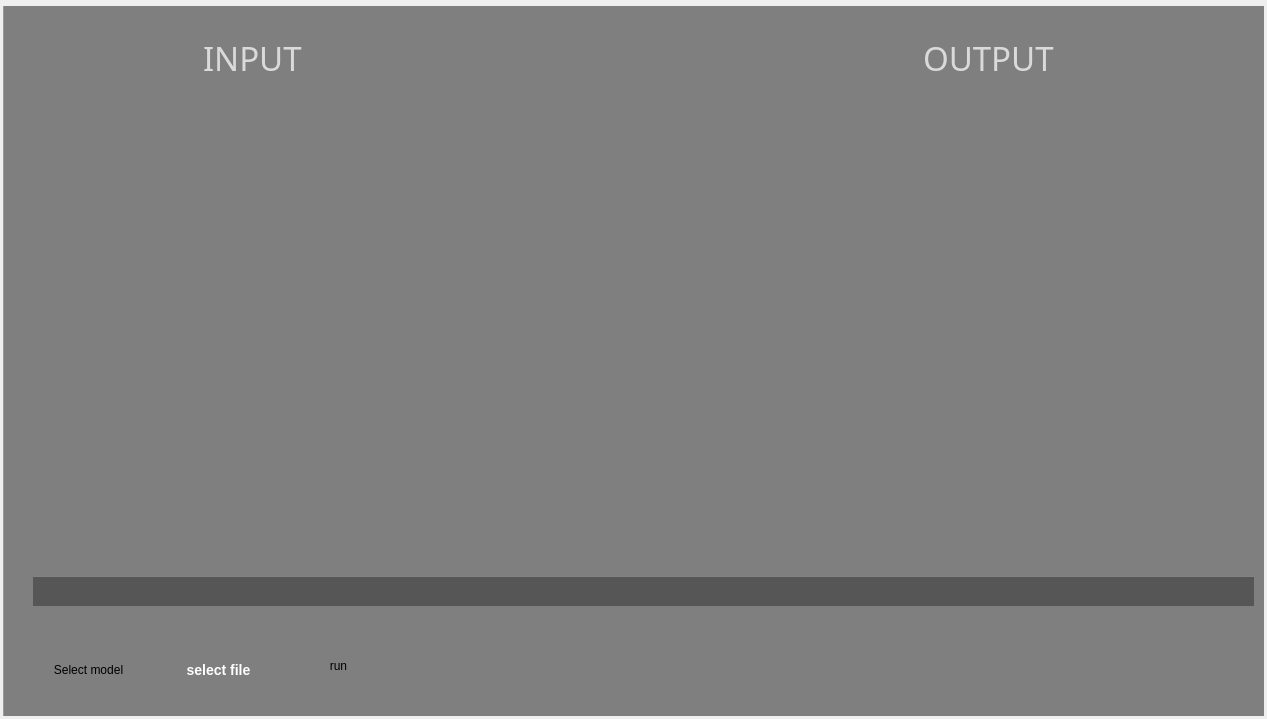
<?xml version="1.0" encoding="UTF-8"?>
<ui version="4.0">
 <class>mainWindow</class>
 <widget class="QMainWindow" name="mainWindow">
  <property name="windowModality">
   <enum>Qt::WindowModal</enum>
  </property>
  <property name="enabled">
   <bool>true</bool>
  </property>
  <property name="geometry">
   <rect>
    <x>0</x>
    <y>0</y>
    <width>1267</width>
    <height>719</height>
   </rect>
  </property>
  <property name="mouseTracking">
   <bool>true</bool>
  </property>
  <property name="contextMenuPolicy">
   <enum>Qt::DefaultContextMenu</enum>
  </property>
  <property name="windowTitle">
   <string>YOLOv5检测界面</string>
  </property>
  <property name="windowIcon">
   <iconset resource="../../test/project02/apprcc.qrc">
    <normaloff>:/img/icon/图片1.png</normaloff>:/img/icon/图片1.png</iconset>
  </property>
  <property name="autoFillBackground">
   <bool>false</bool>
  </property>
  <property name="styleSheet">
   <string notr="true">#mainWindow{border:none;}</string>
  </property>
  <widget class="QWidget" name="centralwidget">
   <layout class="QHBoxLayout" name="horizontalLayout">
    <property name="leftMargin">
     <number>0</number>
    </property>
    <property name="topMargin">
     <number>0</number>
    </property>
    <property name="rightMargin">
     <number>0</number>
    </property>
    <property name="bottomMargin">
     <number>0</number>
    </property>
    <item>
     <widget class="QGroupBox" name="groupBox_18">
      <property name="styleSheet">
       <string notr="true">#groupBox_18{border-image: url(:/img/icon/background.jpg);
border: 0px solid #42adff;
border-radius:5px;}</string>
      </property>
      <property name="title">
       <string/>
      </property>
      <layout class="QVBoxLayout" name="verticalLayout">
       <property name="spacing">
        <number>0</number>
       </property>
       <property name="leftMargin">
        <number>0</number>
       </property>
       <property name="topMargin">
        <number>0</number>
       </property>
       <property name="rightMargin">
        <number>0</number>
       </property>
       <property name="bottomMargin">
        <number>0</number>
       </property>
       <item>
        <layout class="QHBoxLayout" name="horizontalLayout_7">
         <property name="spacing">
          <number>0</number>
         </property>
         <item>
          <layout class="QVBoxLayout" name="verticalLayout_2">
           <item>
            <widget class="QGroupBox" name="groupBox_201">
             <property name="styleSheet">
              <string notr="true">#groupBox_201{
background-color: rgba(95, 95, 95, 200);
border: 0px solid #42adff;
border-left: 1px solid rgba(200, 200, 200,100);
border-right: 0px solid rgba(29, 83, 185, 255);
border-radius:0px;}</string>
             </property>
             <property name="title">
              <string/>
             </property>
             <widget class="QLabel" name="statistic_label">
              <property name="geometry">
               <rect>
                <x>30</x>
                <y>570</y>
                <width>1372</width>
                <height>29</height>
               </rect>
              </property>
              <property name="mouseTracking">
               <bool>false</bool>
              </property>
              <property name="styleSheet">
               <string notr="true">QLabel
{
	font-size: 16px;
	font-family: &quot;Microsoft YaHei&quot;;
	font-weight: light;
 		border-radius:9px;
		background:rgba(66, 195, 255, 0);
color: rgb(218, 218, 218);
}
</string>
              </property>
              <property name="text">
               <string/>
              </property>
             </widget>
             <widget class="QGroupBox" name="groupBox_4">
              <property name="geometry">
               <rect>
                <x>30</x>
                <y>570</y>
                <width>1221</width>
                <height>30</height>
               </rect>
              </property>
              <property name="minimumSize">
               <size>
                <width>0</width>
                <height>30</height>
               </size>
              </property>
              <property name="maximumSize">
               <size>
                <width>6000</width>
                <height>30</height>
               </size>
              </property>
              <property name="styleSheet">
               <string notr="true">#groupBox_4{
background-color: rgba(75, 75, 75, 200);
border: 0px solid #42adff;
border-left: 0px solid rgba(29, 83, 185, 255);
border-right: 0px solid rgba(29, 83, 185, 255);
border-top: 1px solid rgba(200, 200, 200,100);
border-radius:0px;}</string>
              </property>
              <property name="title">
               <string/>
              </property>
              <layout class="QHBoxLayout" name="horizontalLayout_10">
               <property name="spacing">
                <number>0</number>
               </property>
               <property name="topMargin">
                <number>0</number>
               </property>
               <property name="bottomMargin">
                <number>0</number>
               </property>
              </layout>
             </widget>
             <widget class="QPushButton" name="runButton">
              <property name="geometry">
               <rect>
                <x>300</x>
                <y>640</y>
                <width>71</width>
                <height>40</height>
               </rect>
              </property>
              <property name="minimumSize">
               <size>
                <width>40</width>
                <height>40</height>
               </size>
              </property>
              <property name="styleSheet">
               <string notr="true">QPushButton {
border-style: solid;
border-width: 0px;
border-radius: 0px;
background-color: rgba(223, 223, 223, 0);
}
QPushButton::focus{outline: none;}
QPushButton::hover {
border-style: solid;
border-width: 0px;
border-radius: 0px;
background-color: rgba(223, 223, 223, 150);}</string>
              </property>
              <property name="text">
               <string>run</string>
              </property>
              <property name="icon">
               <iconset resource="../../test/project02/apprcc.qrc">
                <normaloff>:/img/icon/运行.png</normaloff>
                <normalon>:/img/icon/暂停.png</normalon>
                <disabledoff>:/img/icon/运行.png</disabledoff>
                <disabledon>:/img/icon/暂停.png</disabledon>
                <activeoff>:/img/icon/运行.png</activeoff>
                <activeon>:/img/icon/暂停.png</activeon>
                <selectedoff>:/img/icon/运行.png</selectedoff>
                <selectedon>:/img/icon/暂停.png</selectedon>:/img/icon/运行.png</iconset>
              </property>
              <property name="iconSize">
               <size>
                <width>30</width>
                <height>30</height>
               </size>
              </property>
              <property name="checkable">
               <bool>true</bool>
              </property>
             </widget>
             <widget class="QWidget" name="horizontalLayoutWidget">
              <property name="geometry">
               <rect>
                <x>40</x>
                <y>100</y>
                <width>1191</width>
                <height>461</height>
               </rect>
              </property>
              <layout class="QHBoxLayout" name="horizontalLayout_2">
               <property name="leftMargin">
                <number>6</number>
               </property>
               <item>
                <widget class="Label_click_Mouse" name="raw_video">
                 <property name="enabled">
                  <bool>true</bool>
                 </property>
                 <property name="sizePolicy">
                  <sizepolicy hsizetype="Ignored" vsizetype="Ignored">
                   <horstretch>0</horstretch>
                   <verstretch>0</verstretch>
                  </sizepolicy>
                 </property>
                 <property name="minimumSize">
                  <size>
                   <width>200</width>
                   <height>0</height>
                  </size>
                 </property>
                 <property name="font">
                  <font>
                   <family>微软雅黑</family>
                   <pointsize>36</pointsize>
                  </font>
                 </property>
                 <property name="cursor">
                  <cursorShape>ArrowCursor</cursorShape>
                 </property>
                 <property name="styleSheet">
                  <string notr="true">color: rgb(218, 218, 218);
</string>
                 </property>
                 <property name="text">
                  <string/>
                 </property>
                 <property name="scaledContents">
                  <bool>false</bool>
                 </property>
                 <property name="alignment">
                  <set>Qt::AlignCenter</set>
                 </property>
                </widget>
               </item>
               <item>
                <widget class="Label_click_Mouse" name="out_video">
                 <property name="enabled">
                  <bool>true</bool>
                 </property>
                 <property name="sizePolicy">
                  <sizepolicy hsizetype="Ignored" vsizetype="Ignored">
                   <horstretch>0</horstretch>
                   <verstretch>0</verstretch>
                  </sizepolicy>
                 </property>
                 <property name="minimumSize">
                  <size>
                   <width>200</width>
                   <height>0</height>
                  </size>
                 </property>
                 <property name="font">
                  <font>
                   <family>微软雅黑</family>
                   <pointsize>36</pointsize>
                  </font>
                 </property>
                 <property name="cursor">
                  <cursorShape>ArrowCursor</cursorShape>
                 </property>
                 <property name="styleSheet">
                  <string notr="true">color: rgb(218, 218, 218);
</string>
                 </property>
                 <property name="text">
                  <string/>
                 </property>
                 <property name="scaledContents">
                  <bool>false</bool>
                 </property>
                 <property name="alignment">
                  <set>Qt::AlignCenter</set>
                 </property>
                </widget>
               </item>
              </layout>
             </widget>
             <widget class="QPushButton" name="select">
              <property name="geometry">
               <rect>
                <x>30</x>
                <y>650</y>
                <width>111</width>
                <height>28</height>
               </rect>
              </property>
              <property name="text">
               <string>Select model</string>
              </property>
              <property name="icon">
               <iconset resource="../../test/project02/apprcc.qrc">
                <normaloff>:/img/icon/数据探索.png</normaloff>:/img/icon/数据探索.png</iconset>
              </property>
              <property name="checkable">
               <bool>false</bool>
              </property>
              <property name="autoRepeat">
               <bool>false</bool>
              </property>
              <property name="autoExclusive">
               <bool>false</bool>
              </property>
              <property name="autoDefault">
               <bool>false</bool>
              </property>
              <property name="default">
               <bool>false</bool>
              </property>
              <property name="flat">
               <bool>true</bool>
              </property>
             </widget>
             <widget class="QPushButton" name="fileButton">
              <property name="geometry">
               <rect>
                <x>150</x>
                <y>650</y>
                <width>131</width>
                <height>28</height>
               </rect>
              </property>
              <property name="minimumSize">
               <size>
                <width>55</width>
                <height>28</height>
               </size>
              </property>
              <property name="maximumSize">
               <size>
                <width>16777215</width>
                <height>28</height>
               </size>
              </property>
              <property name="toolTip">
               <string>文件</string>
              </property>
              <property name="styleSheet">
               <string notr="true">QPushButton{font-family: &quot;Microsoft YaHei&quot;;
font-size: 14px;
font-weight: bold;
color:white;
text-align: center center;
padding-left: 5px;
padding-right: 5px;
padding-top: 4px;
padding-bottom: 4px;
border-style: solid;
border-width: 0px;
border-color: rgba(255, 255, 255, 255);
border-radius: 3px;
background-color: rgba(200, 200, 200,0);}

QPushButton:focus{outline: none;}

QPushButton::pressed{font-family: &quot;Microsoft YaHei&quot;;
                     font-size: 14px;
                     font-weight: bold;
                     color:rgb(200,200,200);
                     text-align: center center;
                     padding-left: 5px;
                     padding-right: 5px;
                     padding-top: 4px;
                     padding-bottom: 4px;
                     border-style: solid;
                     border-width: 0px;
                     border-color: rgba(255, 255, 255, 255);
                     border-radius: 3px;
                     background-color:  #bf513b;}

QPushButton::disabled{font-family: &quot;Microsoft YaHei&quot;;
                     font-size: 14px;
                     font-weight: bold;
                     color:rgb(200,200,200);
                     text-align: center center;
                     padding-left: 5px;
                     padding-right: 5px;
                     padding-top: 4px;
                     padding-bottom: 4px;
                     border-style: solid;
                     border-width: 0px;
                     border-color: rgba(255, 255, 255, 255);
                     border-radius: 3px;
                     background-color:  #bf513b;}
QPushButton::hover {
border-style: solid;
border-width: 0px;
border-radius: 0px;
background-color: rgba(48,148,243,80);}</string>
              </property>
              <property name="text">
               <string>select file</string>
              </property>
              <property name="icon">
               <iconset resource="../../test/project02/apprcc.qrc">
                <normaloff>:/img/icon/打开.png</normaloff>:/img/icon/打开.png</iconset>
              </property>
             </widget>
             <widget class="QLabel" name="label_9">
              <property name="geometry">
               <rect>
                <x>200</x>
                <y>30</y>
                <width>111</width>
                <height>44</height>
               </rect>
              </property>
              <property name="palette">
               <palette>
                <active>
                 <colorrole role="WindowText">
                  <brush brushstyle="SolidPattern">
                   <color alpha="255">
                    <red>218</red>
                    <green>218</green>
                    <blue>218</blue>
                   </color>
                  </brush>
                 </colorrole>
                 <colorrole role="Button">
                  <brush brushstyle="SolidPattern">
                   <color alpha="0">
                    <red>66</red>
                    <green>195</green>
                    <blue>255</blue>
                   </color>
                  </brush>
                 </colorrole>
                 <colorrole role="Text">
                  <brush brushstyle="SolidPattern">
                   <color alpha="255">
                    <red>218</red>
                    <green>218</green>
                    <blue>218</blue>
                   </color>
                  </brush>
                 </colorrole>
                 <colorrole role="ButtonText">
                  <brush brushstyle="SolidPattern">
                   <color alpha="255">
                    <red>218</red>
                    <green>218</green>
                    <blue>218</blue>
                   </color>
                  </brush>
                 </colorrole>
                 <colorrole role="Base">
                  <brush brushstyle="SolidPattern">
                   <color alpha="0">
                    <red>66</red>
                    <green>195</green>
                    <blue>255</blue>
                   </color>
                  </brush>
                 </colorrole>
                 <colorrole role="Window">
                  <brush brushstyle="SolidPattern">
                   <color alpha="0">
                    <red>66</red>
                    <green>195</green>
                    <blue>255</blue>
                   </color>
                  </brush>
                 </colorrole>
                 <colorrole role="PlaceholderText">
                  <brush brushstyle="SolidPattern">
                   <color alpha="128">
                    <red>218</red>
                    <green>218</green>
                    <blue>218</blue>
                   </color>
                  </brush>
                 </colorrole>
                </active>
                <inactive>
                 <colorrole role="WindowText">
                  <brush brushstyle="SolidPattern">
                   <color alpha="255">
                    <red>218</red>
                    <green>218</green>
                    <blue>218</blue>
                   </color>
                  </brush>
                 </colorrole>
                 <colorrole role="Button">
                  <brush brushstyle="SolidPattern">
                   <color alpha="0">
                    <red>66</red>
                    <green>195</green>
                    <blue>255</blue>
                   </color>
                  </brush>
                 </colorrole>
                 <colorrole role="Text">
                  <brush brushstyle="SolidPattern">
                   <color alpha="255">
                    <red>218</red>
                    <green>218</green>
                    <blue>218</blue>
                   </color>
                  </brush>
                 </colorrole>
                 <colorrole role="ButtonText">
                  <brush brushstyle="SolidPattern">
                   <color alpha="255">
                    <red>218</red>
                    <green>218</green>
                    <blue>218</blue>
                   </color>
                  </brush>
                 </colorrole>
                 <colorrole role="Base">
                  <brush brushstyle="SolidPattern">
                   <color alpha="0">
                    <red>66</red>
                    <green>195</green>
                    <blue>255</blue>
                   </color>
                  </brush>
                 </colorrole>
                 <colorrole role="Window">
                  <brush brushstyle="SolidPattern">
                   <color alpha="0">
                    <red>66</red>
                    <green>195</green>
                    <blue>255</blue>
                   </color>
                  </brush>
                 </colorrole>
                 <colorrole role="PlaceholderText">
                  <brush brushstyle="SolidPattern">
                   <color alpha="128">
                    <red>218</red>
                    <green>218</green>
                    <blue>218</blue>
                   </color>
                  </brush>
                 </colorrole>
                </inactive>
                <disabled>
                 <colorrole role="WindowText">
                  <brush brushstyle="SolidPattern">
                   <color alpha="255">
                    <red>218</red>
                    <green>218</green>
                    <blue>218</blue>
                   </color>
                  </brush>
                 </colorrole>
                 <colorrole role="Button">
                  <brush brushstyle="SolidPattern">
                   <color alpha="0">
                    <red>66</red>
                    <green>195</green>
                    <blue>255</blue>
                   </color>
                  </brush>
                 </colorrole>
                 <colorrole role="Text">
                  <brush brushstyle="SolidPattern">
                   <color alpha="255">
                    <red>218</red>
                    <green>218</green>
                    <blue>218</blue>
                   </color>
                  </brush>
                 </colorrole>
                 <colorrole role="ButtonText">
                  <brush brushstyle="SolidPattern">
                   <color alpha="255">
                    <red>218</red>
                    <green>218</green>
                    <blue>218</blue>
                   </color>
                  </brush>
                 </colorrole>
                 <colorrole role="Base">
                  <brush brushstyle="SolidPattern">
                   <color alpha="0">
                    <red>66</red>
                    <green>195</green>
                    <blue>255</blue>
                   </color>
                  </brush>
                 </colorrole>
                 <colorrole role="Window">
                  <brush brushstyle="SolidPattern">
                   <color alpha="0">
                    <red>66</red>
                    <green>195</green>
                    <blue>255</blue>
                   </color>
                  </brush>
                 </colorrole>
                 <colorrole role="PlaceholderText">
                  <brush brushstyle="SolidPattern">
                   <color alpha="128">
                    <red>218</red>
                    <green>218</green>
                    <blue>218</blue>
                   </color>
                  </brush>
                 </colorrole>
                </disabled>
               </palette>
              </property>
              <property name="font">
               <font>
                <family>Footlight MT Light</family>
                <pointsize>25</pointsize>
                <weight>50</weight>
                <italic>false</italic>
                <bold>false</bold>
                <underline>false</underline>
                <kerning>true</kerning>
               </font>
              </property>
              <property name="text">
               <string>INPUT</string>
              </property>
             </widget>
             <widget class="QLabel" name="label_6">
              <property name="geometry">
               <rect>
                <x>920</x>
                <y>30</y>
                <width>151</width>
                <height>44</height>
               </rect>
              </property>
              <property name="palette">
               <palette>
                <active>
                 <colorrole role="WindowText">
                  <brush brushstyle="SolidPattern">
                   <color alpha="255">
                    <red>218</red>
                    <green>218</green>
                    <blue>218</blue>
                   </color>
                  </brush>
                 </colorrole>
                 <colorrole role="Button">
                  <brush brushstyle="SolidPattern">
                   <color alpha="0">
                    <red>66</red>
                    <green>195</green>
                    <blue>255</blue>
                   </color>
                  </brush>
                 </colorrole>
                 <colorrole role="Text">
                  <brush brushstyle="SolidPattern">
                   <color alpha="255">
                    <red>218</red>
                    <green>218</green>
                    <blue>218</blue>
                   </color>
                  </brush>
                 </colorrole>
                 <colorrole role="ButtonText">
                  <brush brushstyle="SolidPattern">
                   <color alpha="255">
                    <red>218</red>
                    <green>218</green>
                    <blue>218</blue>
                   </color>
                  </brush>
                 </colorrole>
                 <colorrole role="Base">
                  <brush brushstyle="SolidPattern">
                   <color alpha="0">
                    <red>66</red>
                    <green>195</green>
                    <blue>255</blue>
                   </color>
                  </brush>
                 </colorrole>
                 <colorrole role="Window">
                  <brush brushstyle="SolidPattern">
                   <color alpha="0">
                    <red>66</red>
                    <green>195</green>
                    <blue>255</blue>
                   </color>
                  </brush>
                 </colorrole>
                 <colorrole role="PlaceholderText">
                  <brush brushstyle="SolidPattern">
                   <color alpha="128">
                    <red>218</red>
                    <green>218</green>
                    <blue>218</blue>
                   </color>
                  </brush>
                 </colorrole>
                </active>
                <inactive>
                 <colorrole role="WindowText">
                  <brush brushstyle="SolidPattern">
                   <color alpha="255">
                    <red>218</red>
                    <green>218</green>
                    <blue>218</blue>
                   </color>
                  </brush>
                 </colorrole>
                 <colorrole role="Button">
                  <brush brushstyle="SolidPattern">
                   <color alpha="0">
                    <red>66</red>
                    <green>195</green>
                    <blue>255</blue>
                   </color>
                  </brush>
                 </colorrole>
                 <colorrole role="Text">
                  <brush brushstyle="SolidPattern">
                   <color alpha="255">
                    <red>218</red>
                    <green>218</green>
                    <blue>218</blue>
                   </color>
                  </brush>
                 </colorrole>
                 <colorrole role="ButtonText">
                  <brush brushstyle="SolidPattern">
                   <color alpha="255">
                    <red>218</red>
                    <green>218</green>
                    <blue>218</blue>
                   </color>
                  </brush>
                 </colorrole>
                 <colorrole role="Base">
                  <brush brushstyle="SolidPattern">
                   <color alpha="0">
                    <red>66</red>
                    <green>195</green>
                    <blue>255</blue>
                   </color>
                  </brush>
                 </colorrole>
                 <colorrole role="Window">
                  <brush brushstyle="SolidPattern">
                   <color alpha="0">
                    <red>66</red>
                    <green>195</green>
                    <blue>255</blue>
                   </color>
                  </brush>
                 </colorrole>
                 <colorrole role="PlaceholderText">
                  <brush brushstyle="SolidPattern">
                   <color alpha="128">
                    <red>218</red>
                    <green>218</green>
                    <blue>218</blue>
                   </color>
                  </brush>
                 </colorrole>
                </inactive>
                <disabled>
                 <colorrole role="WindowText">
                  <brush brushstyle="SolidPattern">
                   <color alpha="255">
                    <red>218</red>
                    <green>218</green>
                    <blue>218</blue>
                   </color>
                  </brush>
                 </colorrole>
                 <colorrole role="Button">
                  <brush brushstyle="SolidPattern">
                   <color alpha="0">
                    <red>66</red>
                    <green>195</green>
                    <blue>255</blue>
                   </color>
                  </brush>
                 </colorrole>
                 <colorrole role="Text">
                  <brush brushstyle="SolidPattern">
                   <color alpha="255">
                    <red>218</red>
                    <green>218</green>
                    <blue>218</blue>
                   </color>
                  </brush>
                 </colorrole>
                 <colorrole role="ButtonText">
                  <brush brushstyle="SolidPattern">
                   <color alpha="255">
                    <red>218</red>
                    <green>218</green>
                    <blue>218</blue>
                   </color>
                  </brush>
                 </colorrole>
                 <colorrole role="Base">
                  <brush brushstyle="SolidPattern">
                   <color alpha="0">
                    <red>66</red>
                    <green>195</green>
                    <blue>255</blue>
                   </color>
                  </brush>
                 </colorrole>
                 <colorrole role="Window">
                  <brush brushstyle="SolidPattern">
                   <color alpha="0">
                    <red>66</red>
                    <green>195</green>
                    <blue>255</blue>
                   </color>
                  </brush>
                 </colorrole>
                 <colorrole role="PlaceholderText">
                  <brush brushstyle="SolidPattern">
                   <color alpha="128">
                    <red>218</red>
                    <green>218</green>
                    <blue>218</blue>
                   </color>
                  </brush>
                 </colorrole>
                </disabled>
               </palette>
              </property>
              <property name="font">
               <font>
                <family>Footlight MT Light</family>
                <pointsize>25</pointsize>
               </font>
              </property>
              <property name="text">
               <string>OUTPUT</string>
              </property>
             </widget>
            </widget>
           </item>
          </layout>
         </item>
        </layout>
       </item>
      </layout>
     </widget>
    </item>
   </layout>
  </widget>
  <action name="label_1">
   <property name="checkable">
    <bool>true</bool>
   </property>
   <property name="icon">
    <iconset resource="../../test/project02/apprcc.qrc">
     <normaloff>:/img/icon/数据探索.png</normaloff>:/img/icon/数据探索.png</iconset>
   </property>
   <property name="text">
    <string>label_1</string>
   </property>
  </action>
  <action name="label_2">
   <property name="checkable">
    <bool>true</bool>
   </property>
   <property name="icon">
    <iconset resource="../../test/project02/apprcc.qrc">
     <normaloff>:/img/icon/数据探索.png</normaloff>:/img/icon/数据探索.png</iconset>
   </property>
   <property name="text">
    <string>label_1</string>
   </property>
  </action>
 </widget>
 <customwidgets>
  <customwidget>
   <class>Label_click_Mouse</class>
   <extends>QLabel</extends>
   <header>MouseLabel.h</header>
  </customwidget>
 </customwidgets>
 <resources>
  <include location="../../test/project02/apprcc.qrc"/>
 </resources>
 <connections/>
</ui>
